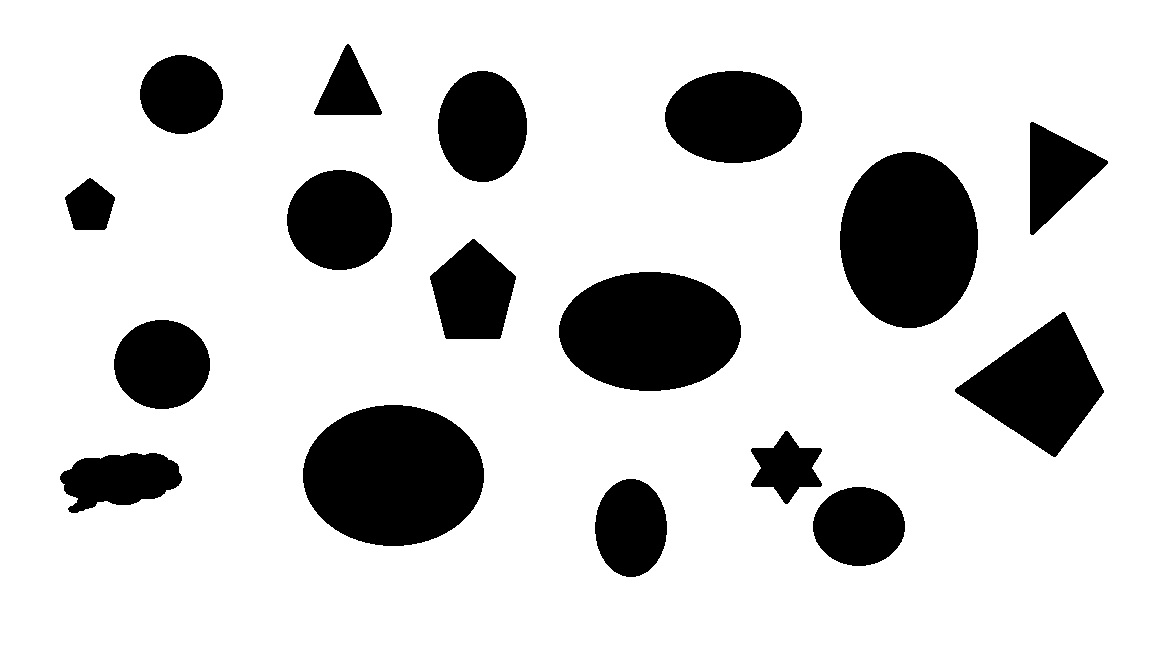
#> input picture OpenCV/images/shapes.jpg, 1152 x 648 px, found by its file name
$ python contours.py
#> lines starting #> are read from the running program, lines starting #| are printed output that depends on the picture; after the words box and inside, x2 and y2 are one past the last pixel; in counts of white or black regions, pixels touching at a corner belong together
import numpy as np
import cv2

img = cv2.imread(r'E:\Python\OpenCVLearning\OpenCV\images\shapes.jpg', 1)
#> img is the input picture: shape (648, 1152, 3); min 0, max 255, mean 207.4
grey_img = cv2.cvtColor(img, cv2.COLOR_BGR2GRAY)

ret, thresh = cv2.threshold(grey_img, 127, 255, 0)
#> thresh: shape (648, 1152); 81.3% white; 17 black regions

contours, hierarchy = cv2.findContours(thresh, cv2.RETR_TREE, cv2.CHAIN_APPROX_NONE)
#> contours = 18 contours; largest, box (x1, y1, x2, y2) and area: (0, 0, 1152, 648) 744697, (302, 404, 485, 547) 20264, (839, 151, 979, 329) 19283, (558, 271, 742, 392) 17239, (954, 311, 1105, 458) 11314

print(f'Number of contours = {len(contours)}')
#| Number of contours = 18
c = max(contours, key=cv2.contourArea)
#> c = contour of 3596 points, box (x1, y1, x2, y2) (0, 0, 1152, 648), area 744697

print(c)
#> (printed output is left out)
print(f'First contour: {contours[1]}')
#> (printed output is left out)

cv2.drawContours(img, contours, 4, (0, 255, 0), 3) #-1 argument will show all contours | specifing the right index gives the corresponding contours
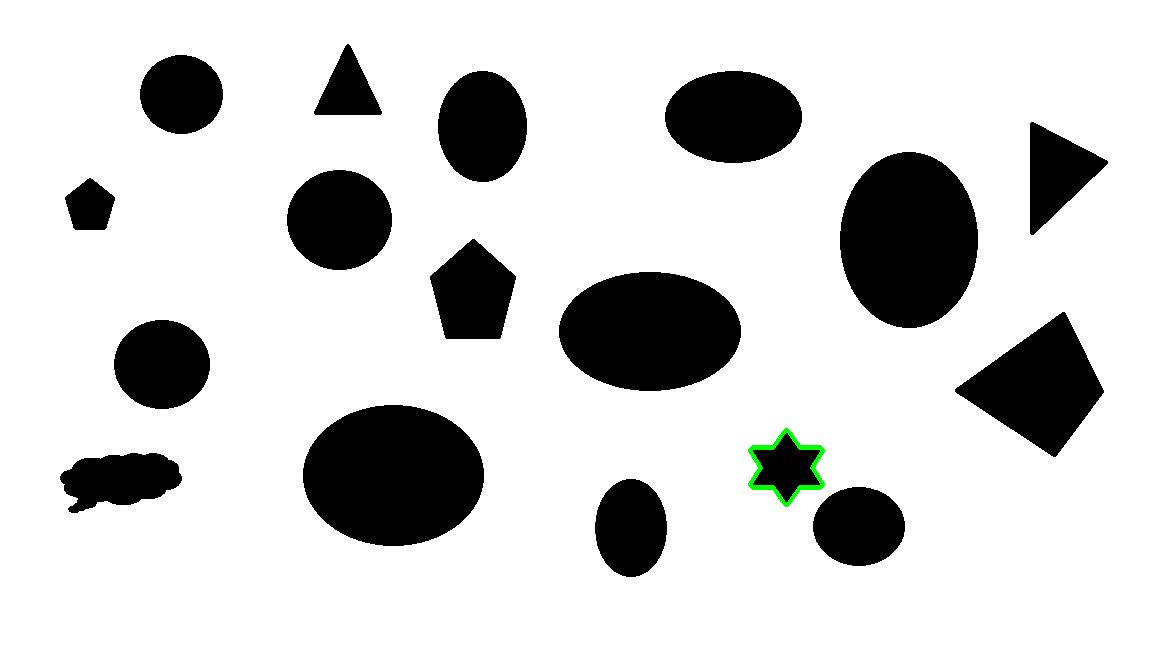
#> img: shape (648, 1152, 3); 0.16% of pixels changed, all inside (x1, y1, x2, y2) = (748, 428, 825, 507)
cv2.imshow("dhe",img)
cv2.waitKey(0)
cv2.destroyAllWindows()

$ run again, with OpenCV/images/circles.jpg copied over OpenCV/images/shapes.jpg
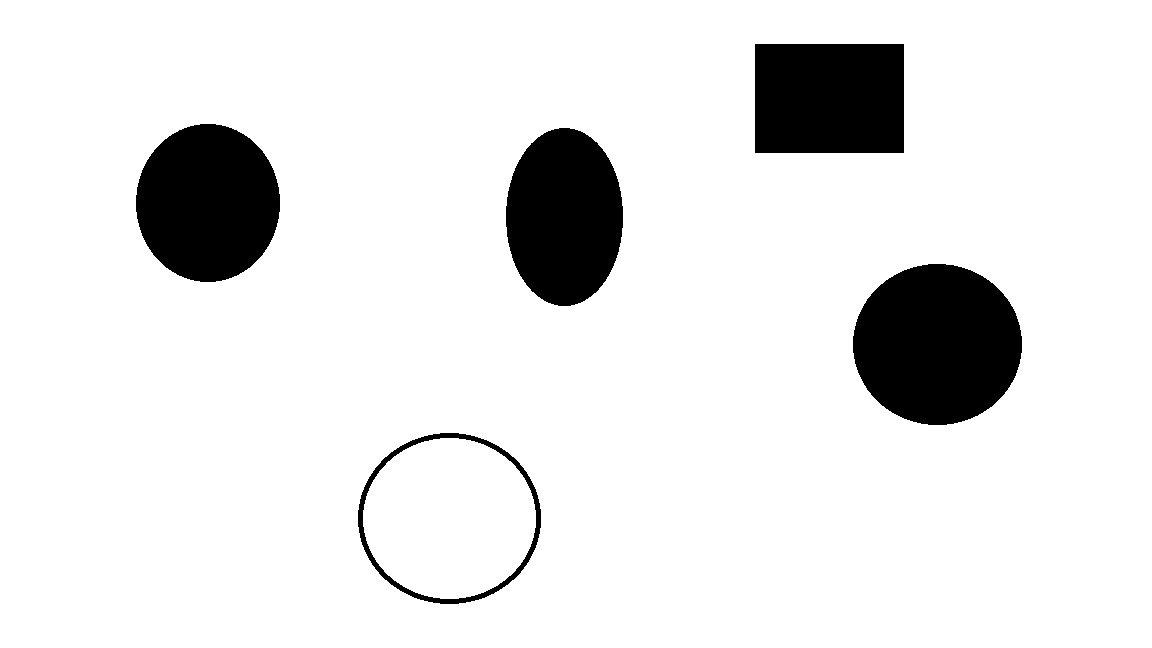
#> input picture OpenCV/images/circles.jpg, 1152 x 648 px, found by its file name
#> img is the input picture: shape (648, 1152, 3); min 0, max 255, mean 229.6
#> thresh: shape (648, 1152); 90% white; 5 black regions
#> contours = 7 contours; box (x1, y1, x2, y2) and area: (0, 0, 1152, 648) 744697, (357, 432, 542, 605) 24804, (363, 438, 536, 599) 21630, (852, 263, 1023, 426) 21586, (135, 123, 281, 283) 18060, (505, 127, 624, 307) 16571, (754, 43, 905, 154) 16498
#| Number of contours = 7
#> c = contour of 3596 points, box (x1, y1, x2, y2) (0, 0, 1152, 648), area 744697
#> (printed output is left out)
#> (printed output is left out)
#> `cv2.drawContours(img, contours, 4, (0, 255, 0), 3)`:
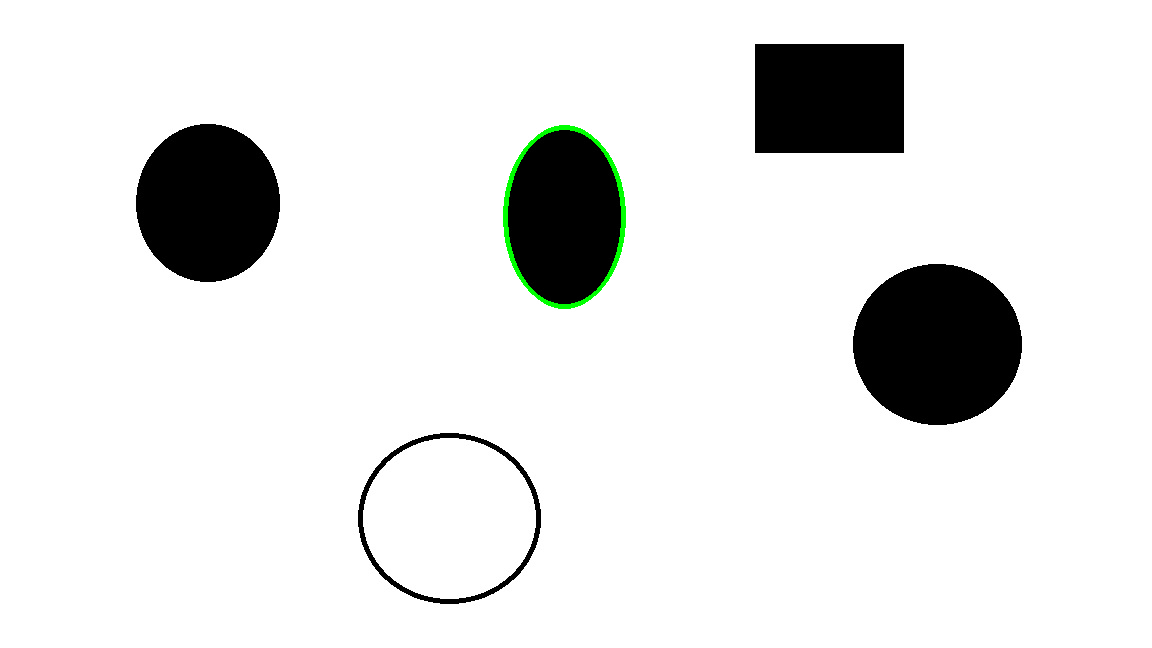
#> img: shape (648, 1152, 3); 0.29% of pixels changed, all inside (x1, y1, x2, y2) = (503, 125, 626, 309)
